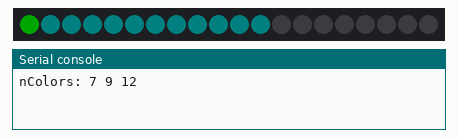
Recording of a program running on a simulated Raspberry Pi Pico running CircuitPython. Shown: 20 RGB LEDs in strip order, left to right, the last lines printed to the serial console. Dim RGB values are drawn brighter than linear.

Above: at 0.3 s.
At 7.5 s:
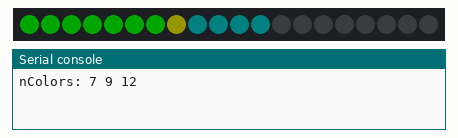
At 9.3 s:
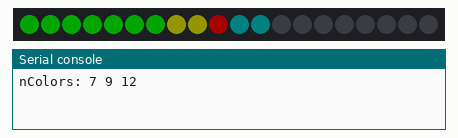
At 14.3 s:
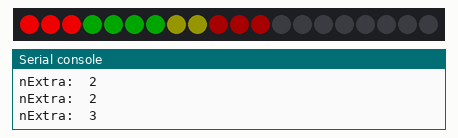
At 18.4 s:
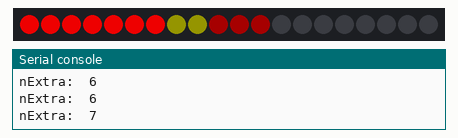
At 24.2 s:
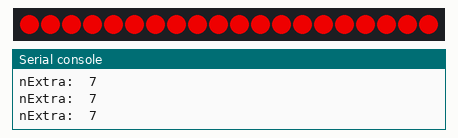

The program:

timer-seniorprojects.py
```python
# Goes with programming lessons on: https://soriki.com/pico/
# Lensyl Urbano

#
# This program runs a timer with a series of LED lights (20 by default)
# It lights up a number of green lights, then yellow, then red  based
#  on the greenTime, yellowTime, and redTime constants.
#

import time
import board
import neopixel
import touchio
import math

# touch_pad = board.GP16
# touch = touchio.TouchIn(touch_pad)

nPix = 20
pixels = neopixel.NeoPixel(board.GP15, nPix)

pixels[-1] = (20,0,20)

# get the number of lights based on the time and the tFactor global variable
def get_n(t):
    n = int(math.ceil(t/tFactor))
    return min(n, nPix)

# TIME SETTINGS
#   tFactor: scales the time values (greenTime etc.) to make it easy to put in
#            time in easier units like minutes (instead of doing everything in seconds)
tFactor = 1  # set to 60 for minutes

# SET THE TIMES FOR EACH COLOR
greenTime = 7 * tFactor
yellowTime = 2 * tFactor
redTime = 3 * tFactor

# SET THE COLORS THAT CORRESPOND TO DIFFERENT TIMES
greenCol = (0, 40, 0)
yellowCol = (20, 20, 0)
redCol = (40, 0, 0)
baseCol = (0, 5, 5)

totalTime = greenTime + yellowTime + redTime
nGreen = get_n(greenTime)
nYellow = nGreen + get_n(yellowTime)
nRed = nYellow + get_n(redTime)

print("nColors:", nGreen, nYellow, nRed)

# startup sequence
for i in range(nPix):
    pixels[i] = (0,20,0)
    time.sleep(0.01)

try:
    startTime = time.monotonic()
    # clear strip
    for i in range(nPix):
        if i < get_n(totalTime):
            pixels[i] = baseCol
        else:
            pixels[i] = (0,0,0)

    while True:
        runTime = time.monotonic() - startTime
        n = get_n(runTime)
        # print("n: ", runTime, int(runTime/60), n)

        if n <= nRed:
            # light up
            for i in range(n):
                if i < nGreen:
                    pixels[i] = greenCol
                elif i < nYellow:
                    pixels[i] = yellowCol
                elif i < nRed:
                    pixels[i] = redCol
                else:
                    pixels[i] = baseCol
        elif n < nPix:

            nExtra = n - nRed
            print("nExtra: ", nExtra)
            for i in range(nExtra):
                    pixels[i] = (200,0,0)

        else:
            for i in range(nPix):
                pixels[i] = (200,0,0)
                time.sleep(0.25)


        time.sleep(0.1)


#         if touch.value:
#             pixels[-1] = (0,0,20)
#         else:
#             pixels[-1] = (20,0,0)
        time.sleep(0.1)
except:
    pixels[-1] = (40,0,0)
    print("Error")
```
